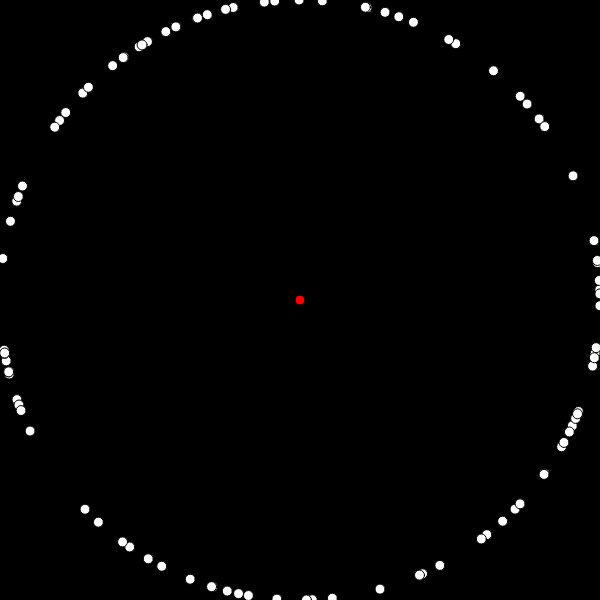
Frame 1 (no input)
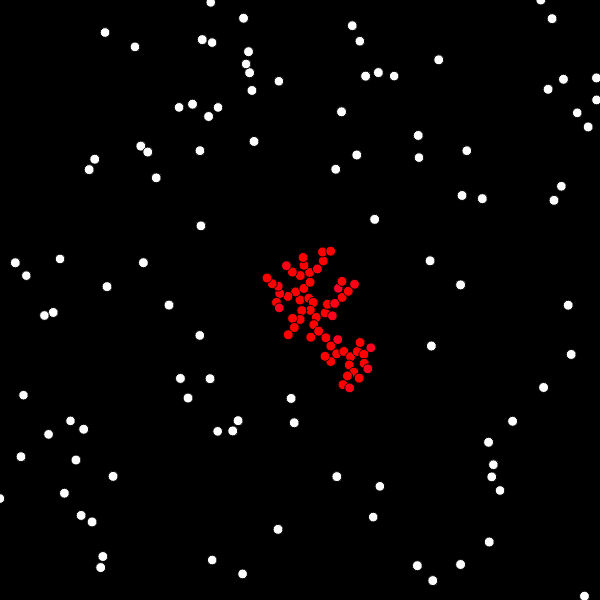
Frame 60 (no input)
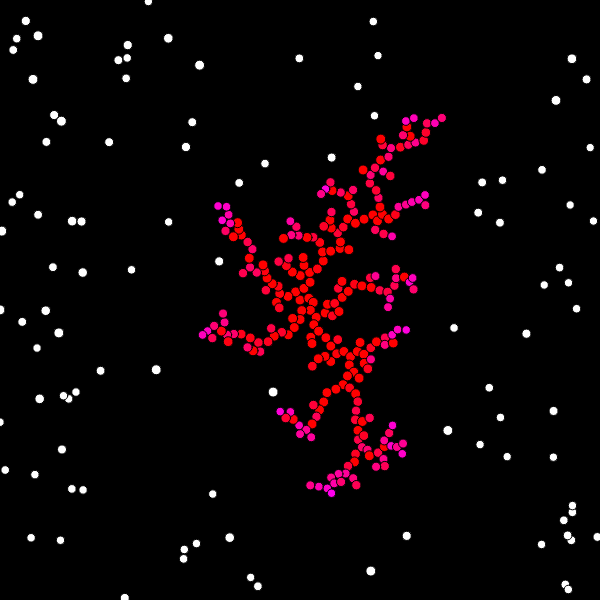
Frame 120 (the mouse pressed at the canvas centre since frame 60)

The p5.js sketch that drew these frames (run headless with seeded random() and noise() and a simulated clock; from frame 60 on, the mouse is pressed at the canvas centre):

// p5.js sketch
// ── sketch.js
let tree = [];
let walkers = [];
let r = 5;

/**
 *  Modify the tree root position, and the walker start location(eg. from top, center, edges, circle)
 *  will get you a total different image
 * 
 */

function setup() {
    createCanvas(600, 600);
    colorMode(HSB);
    tree[0] = new Walker({posX: width/2, posY: height/2, rad: r});
    for (let i = 0; i < 100; i++) {
        walkers[i] = new Walker({rad: r});
    }
}

function draw() {
    background(0);
    for (let i = 0; i < tree.length; i++) {
        tree[i].show(true);
    }

    for (let i = 0; i < walkers.length; i++) {
        walkers[i].show();
    }
    for (let n = 0; n < 300; n++) {
        for (let i = walkers.length-1; i >= 0; i--) {
            walkers[i].walk();    
            if (walkers[i].checkStuck(tree)) {
                tree.push(walkers[i]);
                let _r = walkers[walkers.length-1].r;
                walkers.splice(i, 1);
                if (tree.length < 1000) {
                    walkers.push(new Walker({rad: _r * 0.9993}));                    
                }
            }    
        }
    }
} 
// ── walker.js

function Walker({posX, posY, rad} = {}) {
    if (posX && posY) {
        this.pos = createVector(posX, posY);        
    } else {
        this.pos = randomCirclePoint();
    }
    this.r = rad;

    this.walk = () => {
        let vel = p5.Vector.random2D();
        vel.setMag(4);
        this.pos.add(vel);
        this.pos.x = constrain(this.pos.x, 0, width);
        this.pos.y = constrain(this.pos.y, 0, height); 
    }

    this.checkStuck = (others) => {
        for (let i = 0; i < others.length; i++) {
            let d = distSq(this.pos, others[i].pos);
            if (d < (this.r * others[i].r * 4)) {
                return true;
            }
        }
        return false;
    }

    this.show = (stucked) => {
        // strokeWeight(r * 2);
        if (stucked) {
            let hu = map(this.r, 0, 5, 0, 360);
            fill(hu, 255, 255);
        } else {
            fill(255);
        }
        ellipse(this.pos.x, this.pos.y, this.r*2, this.r*2);
    }
}

//this is so fucking smart, good job shiffman
function distSq(a, b) {
    let dx = b.x - a.x;
    let dy = b.y - a.y;
    return dx*dx + dy*dy;
}

function randomPoint() {
    let i = floor(random(4));
    switch (i) {
        case 0:
            return createVector(random(width), 0);
            break;
        case 1:
            return createVector(random(width), height);    
            break;
        case 2:
            return createVector(0, random(height));        
            break;
        case 3:
            return createVector(width, random(height));                
            break;
        default:
            break;
    }
}

function randomCirclePoint() {
    let angle = random(0, TWO_PI);
    let r = 300;
    let x = width/2 + r * cos(angle);
    let y = height/2 + r * sin(angle);
    return createVector(x, y);        
}
